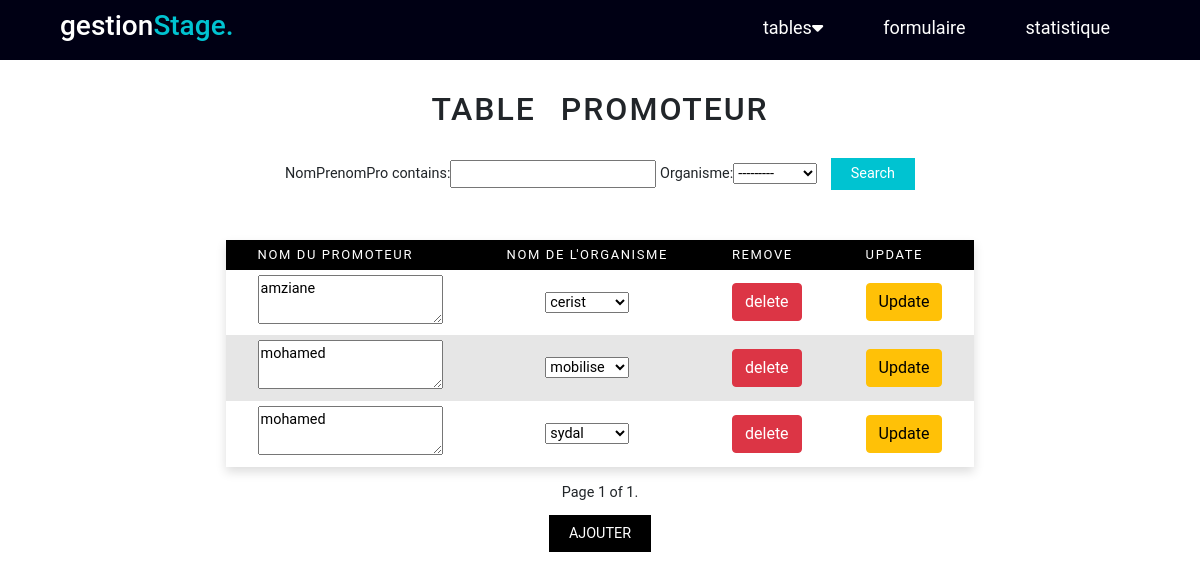
Before: /promoteur/ with the older database file.
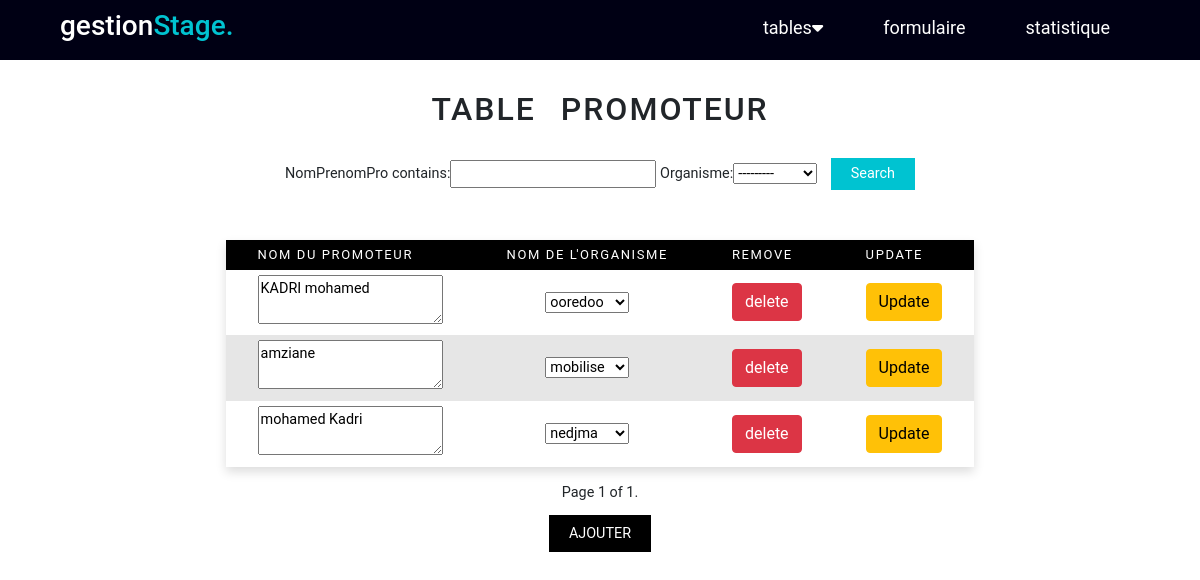
After: the same page with the newer database file.
### AppGestion/models.py (models this page shows, shortened)
class Promoteur (models.Model):
    NomPrenomPro=models.CharField(max_length=40)
    Organisme = models.ForeignKey("Organisme",on_delete=models.CASCADE)
    class Meta:
        ordering = ['NomPrenomPro']

class Organisme (models.Model):
    NomOrganisme= models.CharField(max_length=40,primary_key=True)
    typeOr=models.CharField(max_length=20,null=True)
    def __str__(self):
        return self.NomOrganisme

### AppGestion/views.py (the view)
# urls.py: path('promoteur/',views.promoteur,name='promoteur'),
def promoteur(request):
    promoteurs=Promoteur.objects.all()
    organismes=Organisme.objects.all()
    pro =PromoteurFilter(request.GET, queryset=promoteurs)
    promoteurs=pro.qs
    paginator4= Paginator(promoteurs,5)
    page_number=request.GET.get('page')
    promoteurs=paginator4.get_page(page_number)
    if request.method=="POST":
        formPromoteur =PromoteurForm(data=request.POST)
        if formPromoteur.is_valid():
            formPromoteur.save()
            return redirect("promoteur")
    else:
        formPromoteur=PromoteurForm
    return render(request,'promoteur.html',{'promoteur':promoteurs,'organismes':organismes,'pro':pro,'formPromoteur':formPromoteur})

### AppGestion/templates/promoteur.html (shortened to what this page needs)
<!DOCTYPE html>
<html lang="en">
<head>
    <link href="https://cdn.jsdelivr.net/npm/bootstrap@5.1.3/dist/css/bootstrap.min.css" rel="stylesheet"
>
    <link rel="stylesheet" href="https://cdnjs.cloudflare.com/ajax/libs/font-awesome/6.0.0-beta3/css/all.min.css" />
    <link rel="stylesheet" href="/static/style.css">
</head>
<body>
  <div class="menu_bar">
    <h1 class="logo">gestion<span>Stage.</span></h1>
    <ul >
      <li ><a  href="">tables<i class="fas fa-caret-down"></i></a>
      </li>
      <li ><a  href="{% url 'formulaireStage'%}">formulaire</a></li>
      <li ><a  href="#">statistique</a> </li>
    </ul>
  </div>
<div class="contenue">
    <h2> table promoteur </h2>
    <form action="" methode="get">
      {{pro.form}}
      <button class="button" type="submit"> Search </button>
    </form>
    <table >
      <thead>
      <tr>
        <th>Nom du promoteur </th>
        <th>Nom de l'organisme </th>
        <th>Remove</th>
        <th>Update</th>
      </tr>
    </thead>
      {% for p in promoteur %}
        <tr>
          <form method ="POST" action="/Update_Promoteur/{{p.id}}/">
          <td><textarea name="NomPrenomPro">{{p.NomPrenomPro}}</textarea></td>
           <td> <select name="Organisme" required id="id_Organisme">
              <option value="{{p.Organisme.NomOrganisme}}" selected>{{p.Organisme.NomOrganisme}}</option>
            </select></td>
            <td> <a href="{% url 'delete_promoteur' p.id %}"  class="btn btn-danger"> delete </a> </td>
            <td> <input type="submit" value="Update" class="btn btn-warning"> </td>
          </form>
        </tr>
     {% endfor %}
    </table>
    <div class="pagination">
      <span class="step-links">
          <span class="current">
              Page {{ promoteur.number }} of {{ promoteur.paginator.num_pages }}.
          </span>
      </span>
  </div>
  <div class="wrapper s">
      <a href="#ajout-Promoteur">Ajouter</a>
    </div>
</div>
</body>
</html>

### AppGestion/static/style.css (style rules this page uses)
body { font-size: 0.9rem; font-family: 'Roboto', sans-serif; }
.wrapper { margin-top: 20px; }
.wrapper a { background-color: #000; text-decoration: none; padding: 10px 20px; text-transform: uppercase; color:#fff; }
.button { background-color: #00c3d1; color: #fff; padding: 5px 20px; border:0; margin-left: 10px; }
h2 { margin-top: 90px; margin-bottom: 30px; word-spacing: 15px; letter-spacing: 2px; text-transform: uppercase; }
table { margin-top: 50px; margin-bottom: 15px; border-collapse: collapse; box-shadow: 0 5px 10px rgb(221, 221, 221); background-color: white; text-align: left; overflow: hidden; }
tr:nth-child(even) { background-color: #e6e6e6; }
thead { background-color: #000000; color: #fff; }
th { font-size: 13px; padding: 5px 2rem ; text-transform: uppercase; letter-spacing: 0.1rem; font-weight:normal ; }
td { padding: 5px 2rem; text-align: center; }
.contenue { display: flex; justify-content: center; align-items: center; flex-direction: column; }
.menu_bar { margin: 0; height:60px; width: 100%; display: flex; align-items: center; justify-content: space-between; padding: 0 5%; background-color: rgb(0, 0, 20); position: fixed; top :0; }
.logo { color: rgb(255, 255, 255) ; font-size: 28px; }
.logo span { color: #00c3d1; }
.menu_bar ul { list-style: none; display: flex; padding-top: 10px; }
.menu_bar ul li { padding: 10px 30px; }
.menu_bar ul li a { color: white; text-decoration: none; font-size: 18px; transition: all 0.3s; }

Changed rows visible on the page:
changed Promoteur: NomPrenomPro "mohamed" → "KADRI mohamed"; Organisme "sydal" → "ooredoo"; moves up the list
changed Promoteur "amziane": Organisme "cerist" → "mobilise"
changed Promoteur: NomPrenomPro "mohamed" → "mohamed Kadri"; Organisme "mobilise" → "nedjma"
